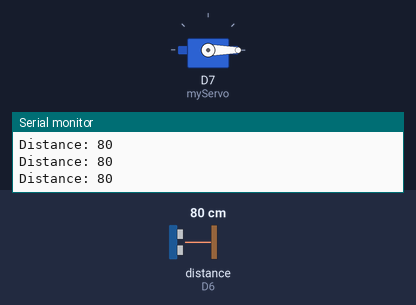
The sketch below on a simulated ESP8266 (NodeMCU). Parts: servo, the last lines printed to the serial monitor. The inputs (shaded band) are chosen by the test bench; at power-on: distance to the obstacle (sensor on D6) 80 cm. The echo pulse lasts 58.3 µs per cm.

Above: at 1.3 s.
1.4 s: distance to the obstacle (sensor on D6) set to 22 cm
4.4 s: distance to the obstacle (sensor on D6) set to 17 cm
At 6.9 s:
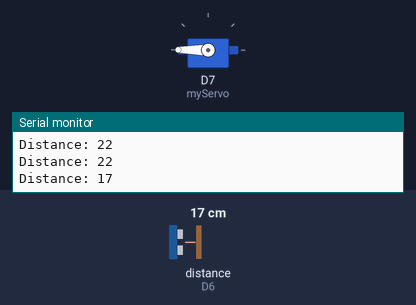
7.4 s: distance to the obstacle (sensor on D6) set to 35 cm
At 10.2 s:
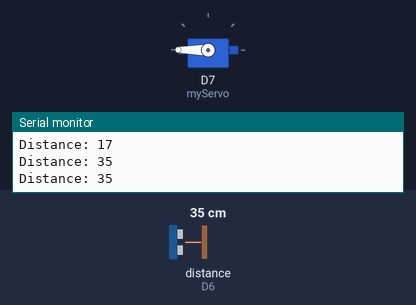
Timing chart, 0 to 11.7 s (numbered marks = the images above; inputs shaded):
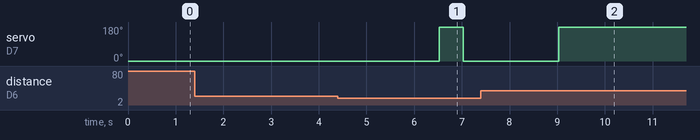

The sketch:

sketch_apr24a.ino
```cpp
#include <Servo.h>
#include <Ultrasonic.h>

#define TRIG_PIN D5
#define ECHO_PIN D6

Ultrasonic ultrasonic(TRIG_PIN, ECHO_PIN);
Servo myServo;

void setup() {
  Serial.begin(9600);
  myServo.attach(D7);
  myServo.write(0);
}

void loop() {
  long distance = ultrasonic.read();

  Serial.print("Distance: ");
  Serial.println(distance);

  if (distance > 0 && distance < 20) {
    myServo.write(0);
    delay(2000);
    myServo.write(180);
  }

  delay(500);
}
```

Measured:
- the behaviour switches between 20 and 19 cm on distance to the obstacle (sensor on D6) (found by bisection; images 0 and 1)
- after the input at 4.4 s, servo on D7 (myServo): 0° → 180° after 2.1 s, → 0° 0.50 s later
- after the input at 7.4 s, servo on D7 (myServo): goes on until 9.0 s, then stays 180°
